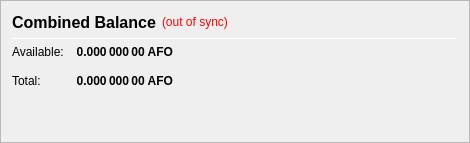
                   <widget class="QFrame" name="frame_CombinedBalances">
                    <property name="minimumSize">
                     <size>
                      <width>470</width>
                      <height>0</height>
                     </size>
                    </property>
                    <property name="frameShape">
                     <enum>QFrame::StyledPanel</enum>
                    </property>
                    <property name="frameShadow">
                     <enum>QFrame::Raised</enum>
                    </property>
                    <layout class="QVBoxLayout" name="verticalLayout_5">
                     <item>
                      <layout class="QHBoxLayout" name="horizontalLayout_5" stretch="0,0,0">
                       <item>
                        <widget class="QLabel" name="label_5z">
                         <property name="minimumSize">
                          <size>
                           <width>0</width>
                           <height>20</height>
                          </size>
                         </property>
                         <property name="font">
                          <font>
                           <pointsize>12</pointsize>
                           <weight>75</weight>
                           <bold>true</bold>
                          </font>
                         </property>
                         <property name="toolTip">
                          <string>Combined Balance (including unconfirmed and immature coins)</string>
                         </property>
                         <property name="text">
                          <string>Combined Balance</string>
                         </property>
                        </widget>
                       </item>
                       <item>
                        <widget class="QLabel" name="labelWalletStatus">
                         <property name="cursor">
                          <cursorShape>WhatsThisCursor</cursorShape>
                         </property>
                         <property name="toolTip">
                          <string>The displayed information may be out of date. Your wallet automatically synchronizes with the AllForOneBusiness network after a connection is established, but this process has not completed yet.</string>
                         </property>
                         <property name="styleSheet">
                          <string notr="true">QLabel { color: red; }</string>
                         </property>
                         <property name="text">
                          <string notr="true">(out of sync)</string>
                         </property>
                         <property name="alignment">
                          <set>Qt::AlignLeading|Qt::AlignLeft|Qt::AlignVCenter</set>
                         </property>
                        </widget>
                       </item>
                       <item>
                        <spacer name="horizontalSpacer_1">
                         <property name="orientation">
                          <enum>Qt::Horizontal</enum>
                         </property>
                         <property name="sizeHint" stdset="0">
                          <size>
                           <width>40</width>
                           <height>20</height>
                          </size>
                         </property>
                        </spacer>
                       </item>
                      </layout>
                     </item>
                     <item>
                      <widget class="Line" name="line_CombinedBalance">
                       <property name="minimumSize">
                        <size>
                         <width>0</width>
                         <height>1</height>
                        </size>
                       </property>
                       <property name="maximumSize">
                        <size>
                         <width>16777215</width>
                         <height>1</height>
                        </size>
                       </property>
                       <property name="orientation">
                        <enum>Qt::Horizontal</enum>
                       </property>
                      </widget>
                     </item>
                     <item>
                      <layout class="QGridLayout" name="gridLayout_3">
                       <property name="spacing">
                        <number>12</number>
                       </property>
                       <item row="1" column="0">
                        <widget class="QLabel" name="labelBalanceTextz">
                         <property name="text">
                          <string>Available:</string>
                         </property>
                        </widget>
                       </item>
                       <item row="1" column="1">
                        <widget class="QLabel" name="labelBalancez">
                         <property name="font">
                          <font>
                           <weight>75</weight>
                           <bold>true</bold>
                          </font>
                         </property>
                         <property name="cursor">
                          <cursorShape>IBeamCursor</cursorShape>
                         </property>
                         <property name="toolTip">
                          <string>Your current spendable balance</string>
                         </property>
                         <property name="text">
                          <string notr="true">0.000 000 00 AFO</string>
                         </property>
                         <property name="alignment">
                          <set>Qt::AlignRight|Qt::AlignTrailing|Qt::AlignVCenter</set>
                         </property>
                         <property name="textInteractionFlags">
                          <set>Qt::LinksAccessibleByMouse|Qt::TextSelectableByKeyboard|Qt::TextSelectableByMouse</set>
                         </property>
                        </widget>
                       </item>
                       <item row="2" column="0">
                        <widget class="QLabel" name="labelTotalTextz">
                         <property name="text">
                          <string>Total:</string>
                         </property>
                        </widget>
                       </item>
                       <item row="2" column="1">
                        <widget class="QLabel" name="labelTotalz">
                         <property name="font">
                          <font>
                           <weight>75</weight>
                           <bold>true</bold>
                          </font>
                         </property>
                         <property name="cursor">
                          <cursorShape>IBeamCursor</cursorShape>
                         </property>
                         <property name="toolTip">
                          <string>Total Balance, including all unavailable coins.</string>
                         </property>
                         <property name="text">
                          <string notr="true">0.000 000 00 AFO</string>
                         </property>
                         <property name="alignment">
                          <set>Qt::AlignRight|Qt::AlignTrailing|Qt::AlignVCenter</set>
                         </property>
                         <property name="textInteractionFlags">
                          <set>Qt::LinksAccessibleByMouse|Qt::TextSelectableByKeyboard|Qt::TextSelectableByMouse</set>
                         </property>
                        </widget>
                       </item>
                       <item row="2" column="3">
                        <spacer name="horizontalSpacer_2">
                         <property name="orientation">
                          <enum>Qt::Horizontal</enum>
                         </property>
                         <property name="sizeHint" stdset="0">
                          <size>
                           <width>40</width>
                           <height>20</height>
                          </size>
                         </property>
                        </spacer>
                       </item>
                      </layout>
                     </item>
                     <item>
                      <spacer name="verticalSpacer_1">
                       <property name="orientation">
                        <enum>Qt::Vertical</enum>
                       </property>
                       <property name="sizeHint" stdset="0">
                        <size>
                         <width>20</width>
                         <height>40</height>
                        </size>
                       </property>
                      </spacer>
                     </item>
                    </layout>
                   </widget>
